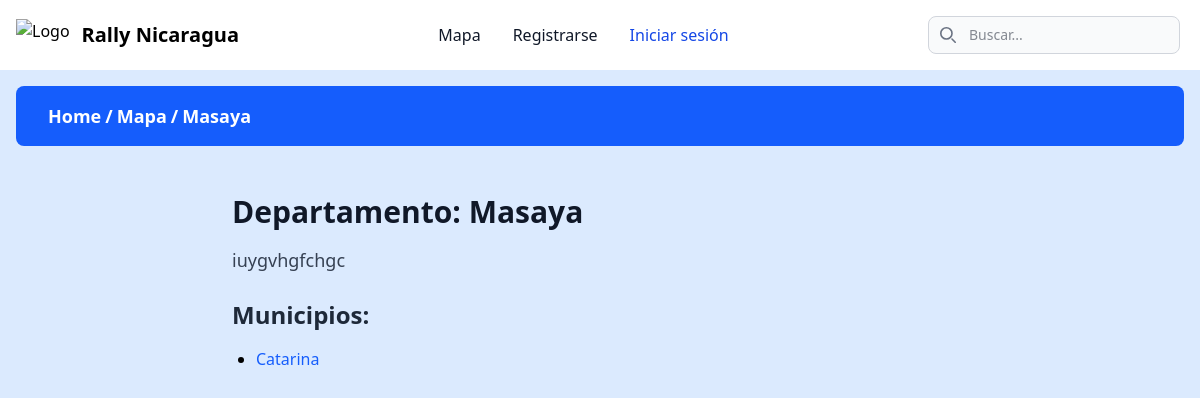
Page /home/maps/masaya/ on the committed database.
### page/models.py (models this page shows, shortened)
class Department(models.Model):
    name = models.CharField("Nombre", max_length=100, unique=True)
    description = models.TextField("Descripción", blank=True, null=True)
    slug = models.SlugField(max_length=120, unique=True, blank=True, help_text="Versión del nombre para URLs amigables.")
    def get_absolute_url(self):
        return reverse('maps-department', kwargs={'department_slug': self.slug})
    class Meta:
        verbose_name = "Departamento"
        verbose_name_plural = "Departamentos"
        ordering = ['name']

class Municipality(models.Model):
    name = models.CharField("Nombre", max_length=100)
    description = models.TextField("Descripción", blank=True, null=True)
    department = models.ForeignKey(Department, on_delete=models.CASCADE, related_name='municipalities', verbose_name="Departamento")
    slug = models.SlugField(max_length=120, unique=True, blank=True, help_text="Versión del nombre para URLs amigables. Se genera automáticamente.")
    class Meta:
        verbose_name = "Municipio"
        verbose_name_plural = "Municipios"
        unique_together = ('name', 'department')
        ordering = ['department__name', 'name']

### page/views.py (the view)
# urls.py: path('home/maps/<slug:department_slug>/', page_department, name='maps-department'),
def page_department(request, department_slug):
    department = Department.objects.filter(slug=department_slug).first()
    if not department:
        return render(request, "page/department.html", {
            "error_message": "El departamento solicitado no está disponible.",
            "department": None,
            "municipalities": []
        })
    municipalities = department.municipalities.all()
    return render(request, "page/department.html", {
        "department": department,
        "municipalities": municipalities
    })

### page/templates/page/department.html (shortened to what this page needs)
{% extends 'rally_nicaragua/base.html' %}
{% load breadcrumbs %}
{% load static %}
{% block content %}
  {% render_breadcrumb %}
  <div class="container mx-auto px-4 py-8 max-w-3xl">
    {% if department %}
      <h2 class="text-3xl font-extrabold text-gray-900 mb-4">
        Departamento: {{ department.name }}
      </h2>
      {% if department.description %}
        <p class="text-lg text-gray-700 leading-relaxed mb-6">
          {{ department.description }}
        </p>
      {% endif %}
      {% if municipalities %}
        <h3 class="text-2xl font-semibold text-gray-800 mb-4">Municipios:</h3>
        <ul class="space-y-2 list-disc pl-6">
          {% for muni in municipalities %}
            <li>
              <a href="{% url 'municipality-detail' municipality_slug=muni.slug %}"
                 class="text-blue-600 hover:text-blue-800 hover:underline transition-colors duration-200">
                {{ muni.name }}
              </a>
            </li>
          {% endfor %}
        </ul>
      {% else %}
        <p class="text-gray-600 italic">No hay municipios disponibles para este departamento.</p>
      {% endif %}
    {% else %}
      <p class="text-gray-600 italic">No se encontró el departamento solicitado.</p>
    {% endif %}
  </div>
{% endblock %}

### templates/components/breadcrumb.html
<div class="flex justify-center items-center p-4  w-full z-20">
  <div
    class="flex justify-start items-center w-full max-w-7xl bg-blue-600 backdrop-blur-sm py-4 px-8 rounded-lg flex-wrap gap-1">
    {% for item in breadcrumb %}
    {% if item.url %}
    <a href="{{ item.url }}" class="text-white font-bold text-lg">{{ item.name }}</a>
    {% if not forloop.last %}
    <span class="text-white font-bold text-lg">/</span>
    {% endif %}
    {% else %}
    <span class="text-white font-bold text-lg">{{ item.name }}</span>
    {% endif %}
    {% endfor %}
  </div>
</div>

### rows in the picture
Department: name "Masaya", name "Masaya", description "iuygvhgfchgc"
Municipality: name "Catarina"

### other values in the picture
{{ item.name }} "Home" "Mapa"
